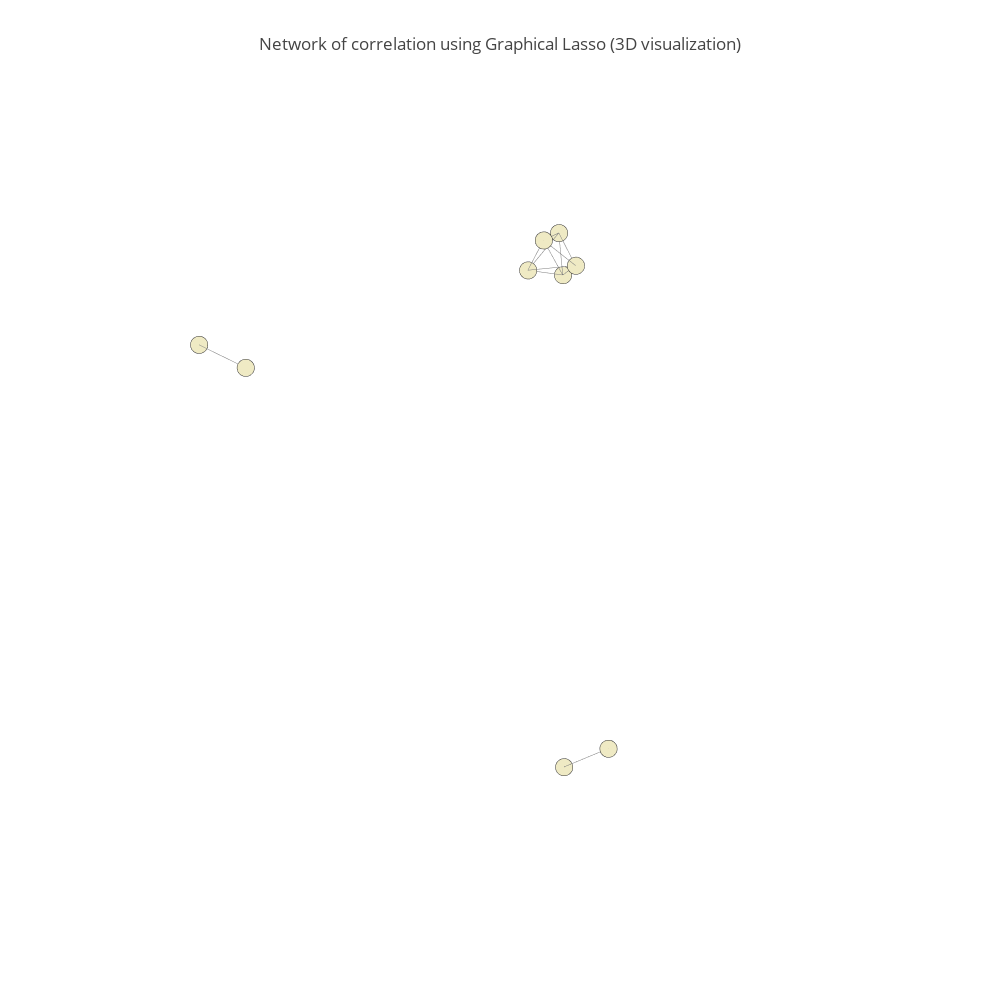

This figure's notebook cell:
### Code cell
# state correlation structure using graphical lasso model
links , G, labels_l = my.correlation_between_states_2(crude, states,threshold=0)
my_plot.create_a_3D_plot(G,"correlation using Graphical Lasso",labels_l)

### Figure 1 — Plotly figure (JSON) as saved in the notebook; plotly's stock layout.template omitted (floating-point values rounded to 4 significant figures)
{"data": [{"hoverinfo": "none", "line": {"color": "rgb(125,125,125)", "width": 1}, "mode": "lines", "type": "scatter3d", "x": [0.3091, 0.2105, null, -0.4798, -0.5498, null, -0.4798, -0.4195, null, -0.4798, -0.5302, null, -0.4798, -0.4136, null, 0.9466, 0.9266, null, -0.4136, -0.4195, null, -0.4136, -0.5302, null, -0.4136, -0.5498, null, -0.5498, -0.4195, null, -0.5498, -0.5302, null, -0.4195, -0.5302, null], "y": [0.5568, 0.6465, null, -0.1616, -0.3022, null, -0.1616, -0.2517, null, -0.1616, -0.26, null, -0.1616, -0.3139, null, -0.03334, 0.1193, null, -0.3139, -0.2517, null, -0.3139, -0.26, null, -0.3139, -0.3022, null, -0.3022, -0.2517, null, -0.3022, -0.26, null, -0.2517, -0.26, null], "z": [-1, -0.9228, null, 0.2027, 0.2589, null, 0.2027, 0.2802, null, 0.2027, 0.1279, null, 0.2027, 0.1625, null, 0.4498, 0.4408, null, 0.1625, 0.2802, null, 0.1625, 0.1279, null, 0.1625, 0.2589, null, 0.2589, 0.2802, null, 0.2589, 0.1279, null, 0.2802, 0.1279, null]}, {"hoverinfo": "text", "marker": {"color": [0, 0, 0, 0, 0, 0, 0, 0, 0], "colorscale": [[0, "rgb(165,0,38)"], [0.1111, "rgb(215,48,39)"], [0.2222, "rgb(244,109,67)"], [0.3333, "rgb(253,174,97)"], [0.4444, "rgb(254,224,144)"], [0.5556, "rgb(224,243,248)"], [0.6667, "rgb(171,217,233)"], [0.7778, "rgb(116,173,209)"], [0.8889, "rgb(69,117,180)"], [1, "rgb(49,54,149)"]], "line": {"color": "rgb(50,50,50)", "width": 0.5}, "size": 6, "symbol": "dot"}, "mode": "markers", "name": "actors", "text": ["WA", "NV", "MA", "IA", "ME", "RI", "NJ", "OH", "SD"], "type": "scatter3d", "x": [0.3091, -0.4798, 0.9466, 0.2105, -0.4136, 0.9266, -0.5498, -0.4195, -0.5302], "y": [0.5568, -0.1616, -0.03334, 0.6465, -0.3139, 0.1193, -0.3022, -0.2517, -0.26], "z": [-1, 0.2027, 0.4498, -0.9228, 0.1625, 0.4408, 0.2589, 0.2802, 0.1279]}], "layout": {"height": 1000, "hovermode": "closest", "margin": {"t": 100}, "scene": {"xaxis": {"showbackground": false, "showgrid": false, "showline": false, "showticklabels": false, "title": "", "zeroline": false}, "yaxis": {"showbackground": false, "showgrid": false, "showline": false, "showticklabels": false, "title": "", "zeroline": false}, "zaxis": {"showbackground": false, "showgrid": false, "showline": false, "showticklabels": false, "title": "", "zeroline": false}}, "showlegend": false, "title": "Network of correlation using Graphical Lasso (3D visualization)", "width": 1000}}
